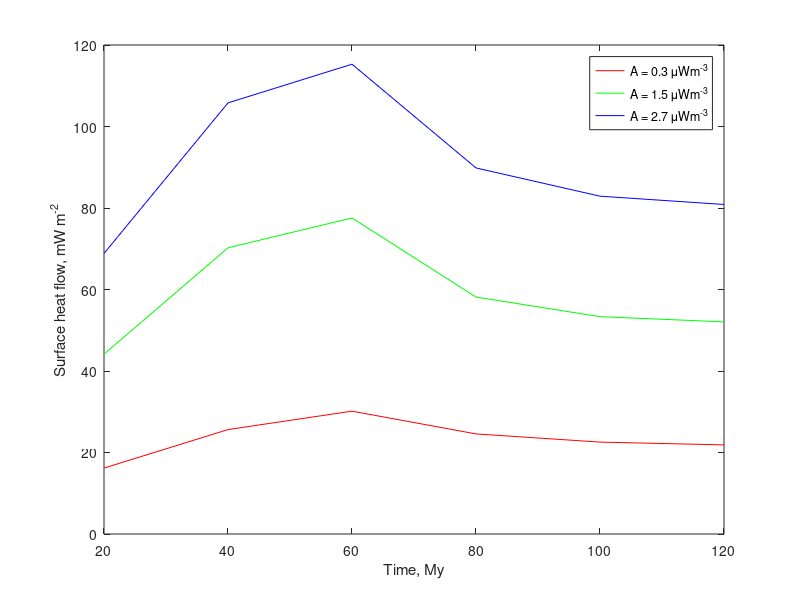

The MATLAB script that drew this image:
age = [ 20, 40, 60, 80, 100, 120 ] ; 

qsLow = [16.1784, 25.6247, 30.1444, 24.5619, 22.5528, 21.8648] ; 
qsMedium = [ 44.1423, 70.2365, 77.5587, 58.1473, 53.3341, 52.0573] ; 
qsHigh = [ 68.852, 105.7996, 115.2883, 89.8317, 82.903, 80.8656 ] ; 

figure(1) ; 

hold on ; 
plot(age, qsLow, '-r') ; 
plot(age, qsMedium, '-g') ; 
plot(age, qsHigh, '-b') ; 
hold off ; 

box on ; 

xlabel('Time, My') ; 
ylabel('Surface heat flow, mW m^-2') ; 
ylabel('Surface heat flow, mW m^{-2}') ; 
xlim([0 120]) ; 
xlim([20 120]) ; 
legend('A = 0.3 {mu}Wm^{-3}', 'A = 1.5 {mu}Wm^{-3}', 'A = 2.7 {mu}Wm^{-3}') ; 
legend('A = 0.3 \muWm^{-3}', 'A = 1.5 \muWm^{-3}', 'A = 2.7 \muWm^{-3}') ;

print -dtiff -r300 'surfaceheatflowVersusage.tiff' ; 